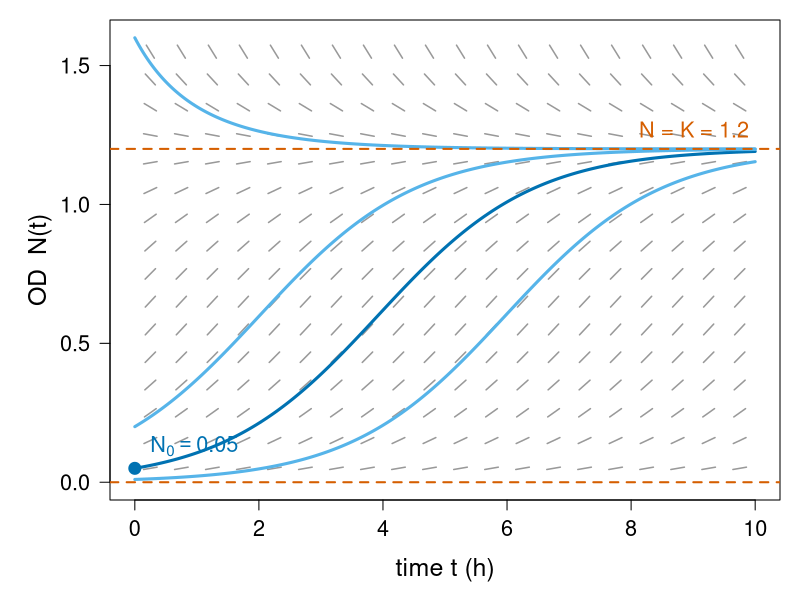
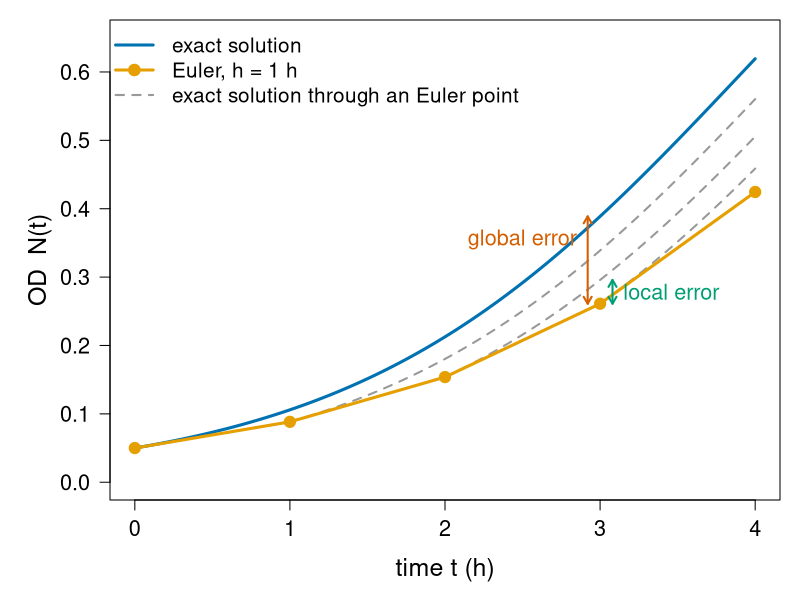
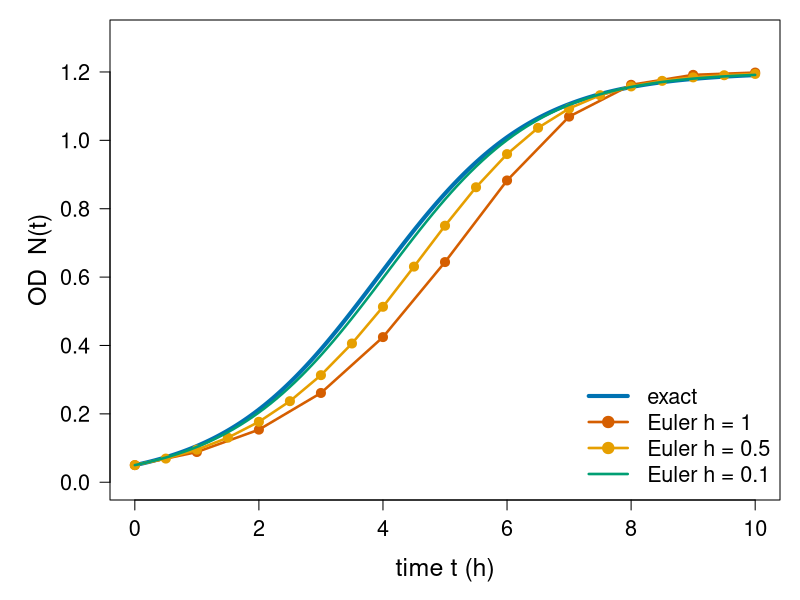
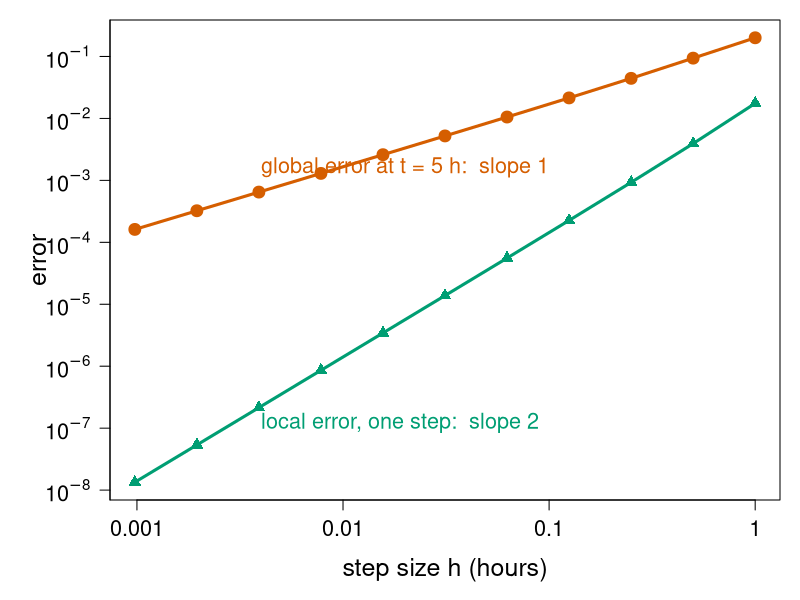
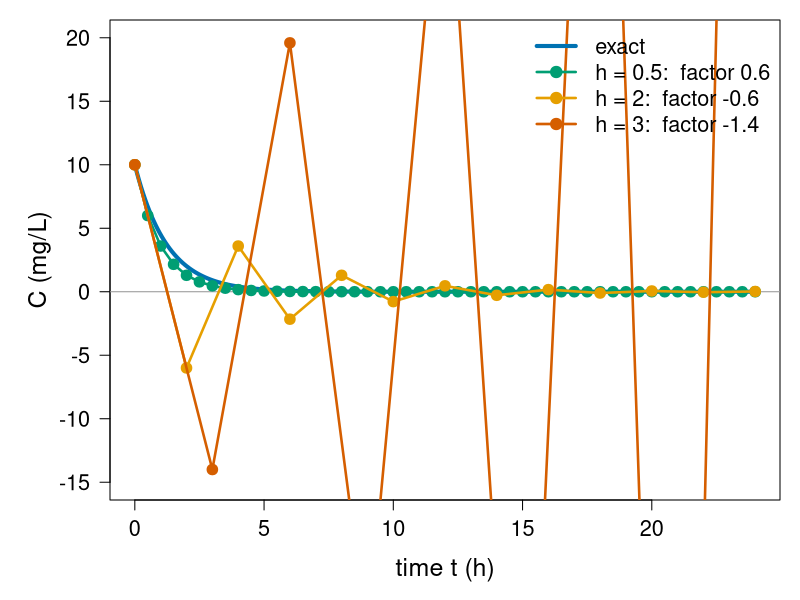
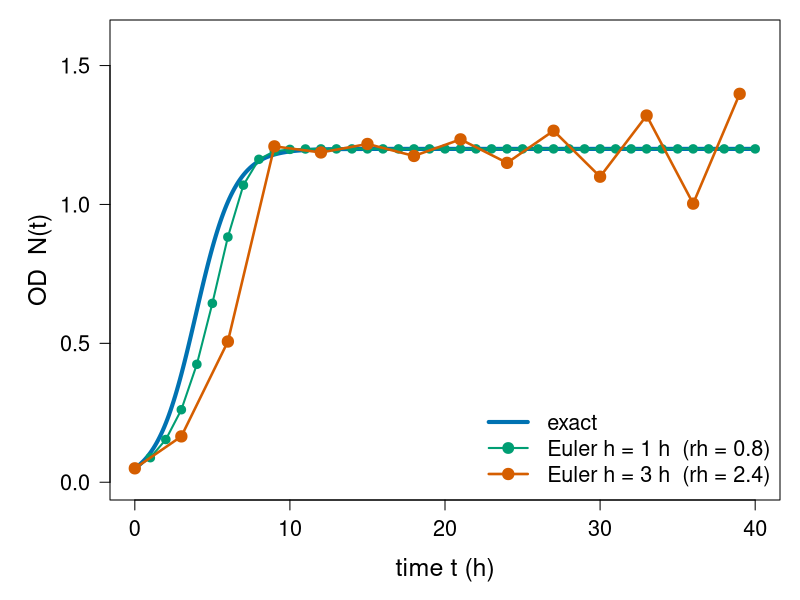
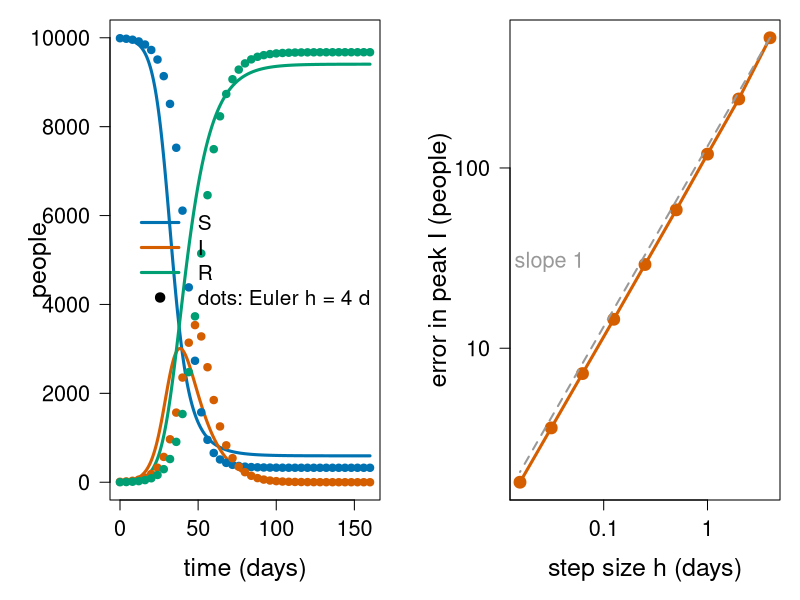
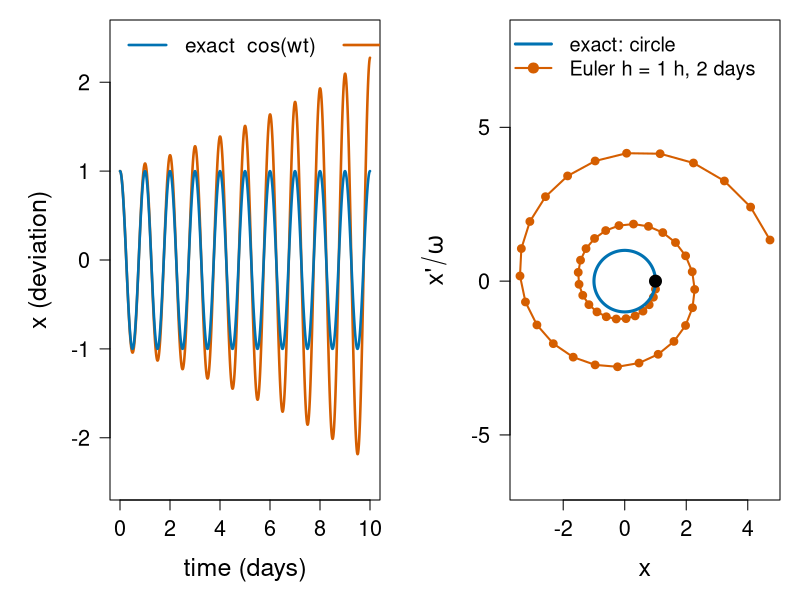

The R source for these figures, in order:
# Figures for the euler/ unit ("Initial value problems and Euler's method").
#
# Re-run by hand from this folder (it is NOT run by `quarto render`):
#   cd euler && Rscript make-euler-figs.R
#
# Base R graphics only (grDevices::svg). Colours are Okabe-Ito
# (colour-blind safe). Makes:
#   fig01-direction-field.svg  direction field of the logistic ODE with solutions
#   fig02-euler-steps.svg      Euler steps (h = 1 h): local vs global error
#   fig03-euler-vs-exact.svg   Euler with h = 1, 0.5, 0.1 h against the exact curve
#   fig04-order.svg            local error (slope 2) and global error (slope 1) vs h
#   fig05-unstable.svg         drug clearance C' = -0.8 C with h = 0.5, 2, 3 h
#   fig06-logistic-cycle.svg   logistic growth with h = 3 h: a spurious boom-bust cycle
#   fig07-sir.svg              SIR epidemic; error in the peak vs h
#   fig08-oscillator.svg       Euler on a 24-hour oscillator spirals outwards

oi <- c(orange = "#E69F00", sky = "#56B4E9", green = "#009E73",
        yellow = "#F0E442", blue = "#0072B2", red = "#D55E00",
        purple = "#CC79A7", grey = "#999999")

## ---- the running examples (same code as on the slides) ---------------------

euler <- function(f, t0, y0, h, n) {            # scalar Euler, as on the slides
  t <- t0 + (0:n) * h
  y <- numeric(n + 1); y[1] <- y0
  for (i in 1:n) y[i + 1] <- y[i] + h * f(t[i], y[i])
  data.frame(t = t, y = y)
}
euler_sys <- function(f, t0, y0, h, n) {        # vector Euler, as on the slides
  t <- t0 + (0:n) * h
  Y <- matrix(0, n + 1, length(y0)); Y[1, ] <- y0
  for (i in 1:n) Y[i + 1, ] <- Y[i, ] + h * f(t[i], Y[i, ])
  list(t = t, y = Y)
}

K <- 1.2; N0 <- 0.05; r <- 0.8                 # logistic OD curve, per hour
f <- function(t, N) r * N * (1 - N / K)
exact_from <- function(t, t0, n0) K / (1 + (K / n0 - 1) * exp(-r * (t - t0)))
exact <- function(t) exact_from(t, 0, N0)

## ---- fig01: direction field --------------------------------------------------

svg("fig01-direction-field.svg", width = 9, height = 5.5)
par(mar = c(5, 5.5, 1, 1), cex.lab = 1.5, cex.axis = 1.3)
plot(NA, xlim = c(0, 10), ylim = c(0, 1.6), xlab = "time t (h)",
     ylab = "OD  N(t)", las = 1)
tg <- seq(0.25, 9.75, by = 0.5); Ng <- seq(0.05, 1.55, by = 0.1)
len <- 0.22                                       # segment length in plot units
sx <- 10 / 1.6 * 5.5 / 9                          # aspect correction (x per y unit)
for (tt in tg) for (NN in Ng) {
  s <- f(tt, NN)
  dx <- len / sqrt(1 + (s * sx)^2) ; dy <- s * dx
  segments(tt - dx / 2, NN - dy / 2, tt + dx / 2, NN + dy / 2, col = oi["grey"], lwd = 1.5)
}
tt <- seq(0, 10, length.out = 300)
for (n0 in c(0.01, 0.05, 0.2, 1.6)) lines(tt, exact_from(tt, 0, n0), lwd = 3,
                                          col = if (n0 == 0.05) oi["blue"] else oi["sky"])
abline(h = c(0, K), lty = 2, col = oi["red"], lwd = 2)
text(9.9, K + 0.07, "N = K = 1.2", adj = 1, cex = 1.3, col = oi["red"])
points(0, N0, pch = 19, cex = 1.6, col = oi["blue"])
text(0.25, N0 + 0.08, expression(N[0] == 0.05), adj = 0, cex = 1.3, col = oi["blue"])
dev.off()

## ---- fig02: Euler steps, local vs global error ------------------------------

svg("fig02-euler-steps.svg", width = 9, height = 5.5)
par(mar = c(5, 5.5, 1, 1), cex.lab = 1.5, cex.axis = 1.3)
e1 <- euler(f, 0, N0, 1, 4)
tt <- seq(0, 4, length.out = 300)
plot(tt, exact(tt), type = "l", lwd = 3, col = oi["blue"], ylim = c(0, 0.65),
     xlab = "time t (h)", ylab = "OD  N(t)", las = 1)
for (i in 2:4) {                                  # exact curve through each Euler point
  ts <- seq(e1$t[i], 4, length.out = 200)
  lines(ts, exact_from(ts, e1$t[i], e1$y[i]), lty = 2, lwd = 2, col = oi["grey"])
}
lines(e1$t, e1$y, lwd = 3, col = oi["orange"])
points(e1$t, e1$y, pch = 19, cex = 1.5, col = oi["orange"])
# errors at t = 3
loc <- exact_from(3, 2, e1$y[3])
arrows(3.08, e1$y[4], 3.08, loc, code = 3, length = 0.08, lwd = 2, col = oi["green"])
text(3.15, (e1$y[4] + loc) / 2, "local error", adj = 0, cex = 1.3, col = oi["green"])
arrows(2.92, e1$y[4], 2.92, exact(3), code = 3, length = 0.08, lwd = 2, col = oi["red"])
text(2.85, (e1$y[4] + exact(3)) / 2 + 0.03, "global error", adj = 1, cex = 1.3, col = oi["red"])
legend("topleft", c("exact solution", "Euler, h = 1 h", "exact solution through an Euler point"),
       col = oi[c("blue", "orange", "grey")], lty = c(1, 1, 2), lwd = c(3, 3, 2),
       pch = c(NA, 19, NA), cex = 1.25, bty = "n")
dev.off()

## ---- fig03: Euler with three step sizes --------------------------------------

svg("fig03-euler-vs-exact.svg", width = 9, height = 5.5)
par(mar = c(5, 5.5, 1, 1), cex.lab = 1.5, cex.axis = 1.3)
tt <- seq(0, 10, length.out = 300)
plot(tt, exact(tt), type = "l", lwd = 4, col = oi["blue"], ylim = c(0, 1.3),
     xlab = "time t (h)", ylab = "OD  N(t)", las = 1)
hs <- c(1, 0.5, 0.1); cols <- oi[c("red", "orange", "green")]
for (j in 1:3) {
  e <- euler(f, 0, N0, hs[j], round(10 / hs[j]))
  lines(e$t, e$y, lwd = 2.5, col = cols[j], type = if (hs[j] >= 0.5) "o" else "l", pch = 19)
}
legend("bottomright", c("exact", "Euler h = 1", "Euler h = 0.5", "Euler h = 0.1"),
       col = c(oi["blue"], cols), lwd = c(4, 2.5, 2.5, 2.5), pch = c(NA, 19, 19, NA),
       cex = 1.3, bty = "n")
dev.off()

## ---- fig04: local and global error vs h --------------------------------------

svg("fig04-order.svg", width = 9, height = 5.5)
par(mar = c(5, 5.5, 1, 1), cex.lab = 1.5, cex.axis = 1.3)
h <- 2^-(0:10)
glob <- sapply(h, function(h) abs(tail(euler(f, 0, N0, h, 5 / h)$y, 1) - exact(5)))
loc  <- sapply(h, function(h) abs(N0 + h * f(0, N0) - exact(h)))
plot(h, glob, log = "xy", type = "o", pch = 19, lwd = 3, cex = 1.3, col = oi["red"],
     ylim = range(c(glob, loc)), xlab = "step size h (hours)", ylab = "error",
     axes = FALSE)
lines(h, loc, type = "o", pch = 17, lwd = 3, cex = 1.3, col = oi["green"])
axis(1, at = 10^(-3:0), labels = c("0.001", "0.01", "0.1", "1"))
axis(2, at = 10^(-9:0), labels = parse(text = paste0("10^", -9:0)), las = 1); box()
text(0.004, 1.6e-3, "global error at t = 5 h:  slope 1", adj = 0, cex = 1.3, col = oi["red"])
text(0.004, 1.2e-7, "local error, one step:  slope 2", adj = 0, cex = 1.3, col = oi["green"])
dev.off()

## ---- fig05: drug clearance, three step sizes ----------------------------------

svg("fig05-unstable.svg", width = 9, height = 5.5)
par(mar = c(5, 5.5, 1, 1), cex.lab = 1.5, cex.axis = 1.3)
k <- 0.8; tt <- seq(0, 24, length.out = 300)
plot(tt, 10 * exp(-k * tt), type = "l", lwd = 4, col = oi["blue"], ylim = c(-15, 20),
     xlab = "time t (h)", ylab = "C (mg/L)", las = 1)
abline(h = 0, col = oi["grey"])
hs <- c(0.5, 2, 3); cols <- oi[c("green", "orange", "red")]
for (j in 1:3) {
  n <- floor(24 / hs[j]); tj <- (0:n) * hs[j]
  lines(tj, 10 * (1 - k * hs[j])^(0:n), type = "o", pch = 19, lwd = 2.5, cex = 1.2, col = cols[j])
}
legend("topright", c("exact", "h = 0.5:  factor 0.6", "h = 2:  factor -0.6", "h = 3:  factor -1.4"),
       col = c(oi["blue"], cols), lwd = c(4, 2.5, 2.5, 2.5), pch = c(NA, 19, 19, 19),
       cex = 1.3, bty = "n")
dev.off()

## ---- fig06: logistic with h = 3: spurious cycle ----------------------------

svg("fig06-logistic-cycle.svg", width = 9, height = 5.5)
par(mar = c(5, 5.5, 1, 1), cex.lab = 1.5, cex.axis = 1.3)
tt <- seq(0, 40, length.out = 400)
plot(tt, exact(tt), type = "l", lwd = 4, col = oi["blue"], ylim = c(0, 1.6),
     xlab = "time t (h)", ylab = "OD  N(t)", las = 1)
e <- euler(f, 0, N0, 1, 40);   lines(e$t, e$y, type = "o", pch = 19, lwd = 2, col = oi["green"])
e <- euler(f, 0, N0, 3, 13);   lines(e$t, e$y, type = "o", pch = 19, lwd = 2.5, cex = 1.3, col = oi["red"])
legend("bottomright", c("exact", "Euler h = 1 h  (rh = 0.8)", "Euler h = 3 h  (rh = 2.4)"),
       col = oi[c("blue", "green", "red")], lwd = c(4, 2, 2.5), pch = c(NA, 19, 19),
       cex = 1.3, bty = "n")
dev.off()

## ---- fig07: SIR epidemic and the error in the peak ----------------------------

beta <- 0.3; gamma <- 0.1; Npop <- 10000
sir <- function(t, y) {
  S <- y[1]; I <- y[2]
  c(-beta * S * I / Npop, beta * S * I / Npop - gamma * I, gamma * I)
}
y0 <- c(9990, 10, 0)
Imax <- sum(y0[1:2]) - Npop / (beta / gamma) * (1 + log(beta / gamma * y0[1] / Npop))

svg("fig07-sir.svg", width = 12, height = 5)
par(mfrow = c(1, 2), mar = c(5, 5.5, 1, 1), cex.lab = 1.5, cex.axis = 1.3)
ref <- euler_sys(sir, 0, y0, 0.01, 16000)
plot(ref$t, ref$y[, 1], type = "l", lwd = 3, col = oi["blue"], ylim = c(0, 10000),
     xlab = "time (days)", ylab = "people", las = 1)
lines(ref$t, ref$y[, 2], lwd = 3, col = oi["red"])
lines(ref$t, ref$y[, 3], lwd = 3, col = oi["green"])
e <- euler_sys(sir, 0, y0, 4, 40)
for (j in 1:3) points(e$t, e$y[, j], pch = 19, cex = 1, col = oi[c("blue", "red", "green")][j])
legend("right", c("S", "I", "R", "dots: Euler h = 4 d"), col = c(oi[c("blue", "red", "green")], "black"),
       lwd = c(3, 3, 3, NA), pch = c(NA, NA, NA, 19), cex = 1.25, bty = "n")
hs <- 2^(2:-6)
perr <- sapply(hs, function(h) max(euler_sys(sir, 0, y0, h, 200 / h)$y[, 2]) - Imax)
plot(hs, perr, log = "xy", type = "o", pch = 19, lwd = 3, cex = 1.3, col = oi["red"],
     xlab = "step size h (days)", ylab = "error in peak I (people)", axes = FALSE)
axis(1, at = c(0.01, 0.1, 1), labels = c("0.01", "0.1", "1"))
axis(2, at = c(1, 10, 100), las = 1); box()
lines(hs, perr[1] * hs / hs[1], lty = 2, lwd = 2, col = oi["grey"])
text(0.03, 30, "slope 1", cex = 1.3, col = oi["grey"])
dev.off()

## ---- fig08: Euler on a 24-hour oscillator --------------------------------------

w <- 2 * pi / 24
osc <- function(t, y) c(y[2], -w^2 * y[1])

svg("fig08-oscillator.svg", width = 12, height = 5)
par(mfrow = c(1, 2), mar = c(5, 5.5, 1, 1), cex.lab = 1.5, cex.axis = 1.3)
e <- euler_sys(osc, 0, c(1, 0), 0.1, 2400)
plot(e$t / 24, e$y[, 1], type = "l", lwd = 2.5, col = oi["red"], ylim = c(-2.5, 2.5),
     xlab = "time (days)", ylab = "x (deviation)", las = 1)
tt <- seq(0, 240, length.out = 2000)
lines(tt / 24, cos(w * tt), lwd = 2.5, col = oi["blue"])
legend("topleft", c("exact  cos(wt)", "Euler h = 0.1 h"), col = oi[c("blue", "red")],
       lwd = 2.5, cex = 1.25, bty = "n", horiz = TRUE)
e <- euler_sys(osc, 0, c(1, 0), 1, 48)
plot(e$y[, 1], e$y[, 2] / w, type = "o", pch = 19, cex = 0.9, lwd = 2, col = oi["red"],
     asp = 1, xlab = "x", ylab = expression(x * "'" / omega), las = 1)
th <- seq(0, 2 * pi, length.out = 200)
lines(cos(th), sin(th), lwd = 3, col = oi["blue"])
points(1, 0, pch = 19, cex = 1.6, col = "black")
legend("topleft", c("exact: circle", "Euler h = 1 h, 2 days"), col = oi[c("blue", "red")],
       lwd = c(3, 2), pch = c(NA, 19), cex = 1.2, bty = "n")
dev.off()
